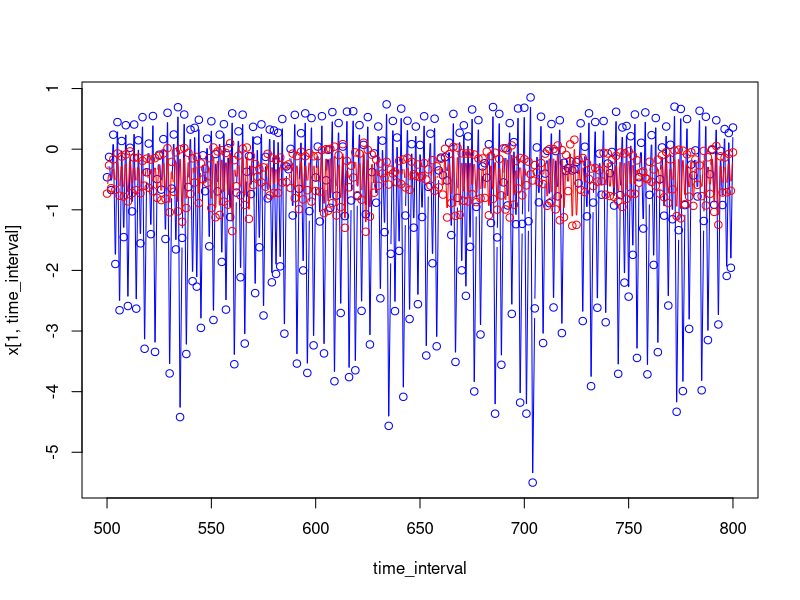
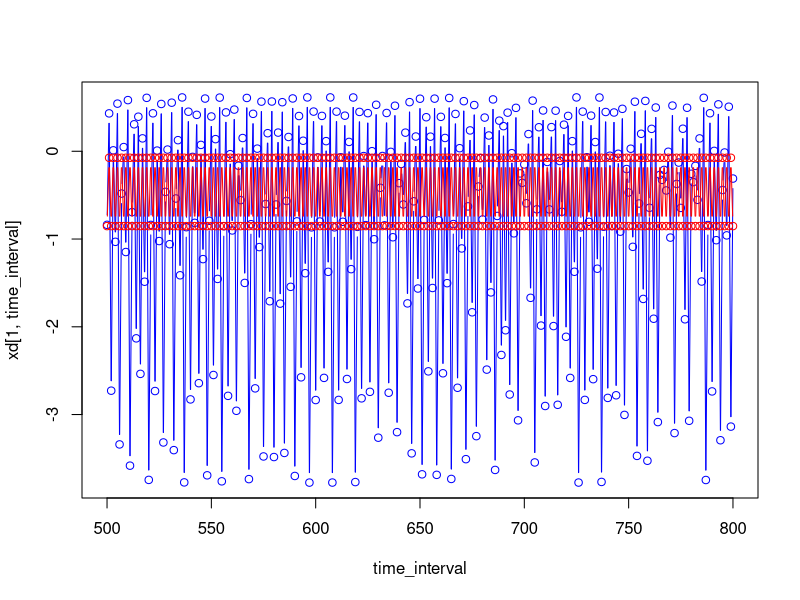
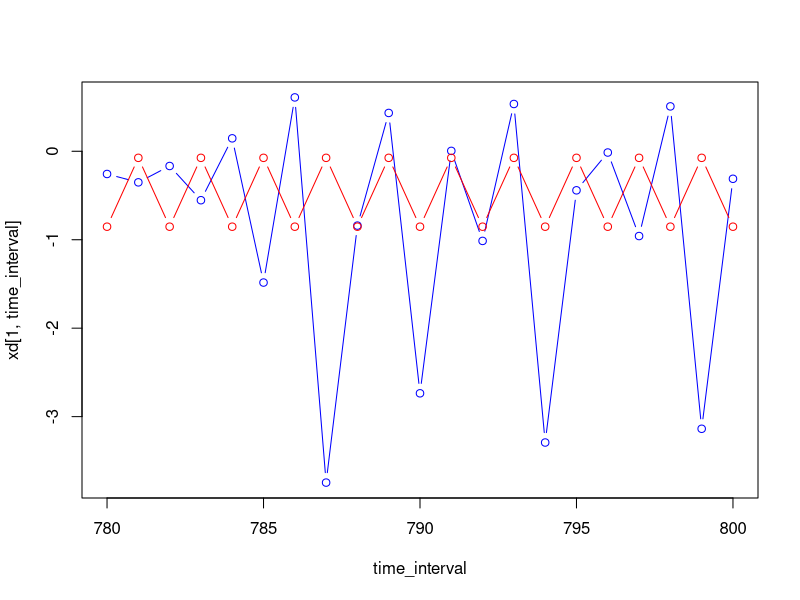

Write R code to recreate these figures, in order.
### FB 24/04/2019 -- Dominant lyapunov exponent code, following Dennis et al. 2001
### [Dennis, B., Desharnais, R. A., Cushing, J. M., Henson, S. M., & Costantino, R. F. (2001). Estimating chaos and complex dynamics in an insect population. Ecological Monographs, 71(2), 277-303.]
### Computes Lyapunov exponents for our stochastic two-species competition model

### In that case, the Jacobian is calculated on the log-scale so the model output should be on the logscale too

rm(list=ls())
graphics.off()

# Parameters
r = c(3,2.1) #max growth rate  
a = matrix(c(-4,-0,-0,-3.1),2,2,byrow=TRUE) #interaction parameters
sigma = 0.1 #Note: we have sigma=0.1 and not sigma^2 which is 0.01

### 1. Simulation of the model for a long time
tmax = 10000
x=matrix(0,nrow=2,ncol=tmax)
xd=matrix(0,nrow=2,ncol=tmax) # deterministic sim. 

x[,1] = c(0,0.1)
xd[,1] = c(0,0.1)


for (t in 1:(tmax-1)){
  x[,t+1] = x[,t] + r + a %*% exp(x[,t]) + rnorm(2,0,sigma)# Ricker compet model on the log-scale
  xd[,t+1] = xd[,t] + r + a %*% exp(xd[,t])  # Ricker compet model on the log-scale
  #x[,t+1] = x[,t] + r + a %*% exp(x[,t]) + rnorm(2,0,sqrt(0.1))# More noise
}

# Check time series by plotting a subset
time_interval = 500:800
plot(time_interval,x[1,time_interval],type="b",col="blue")
lines(time_interval,x[2,time_interval],type="b",col="red")
#OK

# Plotting deterministic version
plot(time_interval,xd[1,time_interval],type="b",col="blue")
lines(time_interval,xd[2,time_interval],type="b",col="red")
# Zoom
time_interval = 780:800
plot(time_interval,xd[1,time_interval],type="b",col="blue")
lines(time_interval,xd[2,time_interval],type="b",col="red")
# The det. attractor is a two cycle for species 2 -> with a negative deterministic LE
# The det. attractor may be an invariant loop for species 1. 

### 2. Definition of the Jacobian
Jacobian <-function(x,a){
  J = matrix(0,2,2)
  J[1,1] = 1 + a[1,1]*exp(x[1])
  J[1,2] = a[1,2]*exp(x[2])
  J[2,1] = a[2,1]*exp(x[1])
  J[2,2] = 1 + a[2,2]*exp(x[2])
  return(J)
}

### 3. LE computation
# for the two species independently, since these are independent. 

#Initializing
s1=s2=rep(1,tmax)
s1deter=s2deter=rep(1,tmax)
J1 = Jacobian(x[,1],a)
J1d = Jacobian(xd[,1],a)

s1[1]=abs(J1[1,1]);
s2[1]=abs(J1[2,2]);
s1deter[1]=abs(J1d[1,1]);
s2deter[1]=abs(J1d[2,2]);

for (t in 2:tmax){
  J = Jacobian(x[,t],a)
  Jd = Jacobian(xd[,t],a)
  s1[t] = abs(J[1,1]);
  s2[t] = abs(J[2,2]);
  s1deter[t] = abs(Jd[1,1]);
  s2deter[t] = abs(Jd[2,2]);
}

LE1=(1/tmax)*sum(log(s1));
LE2=(1/tmax)*sum(log(s2));

LEd1=(1/tmax)*sum(log(s1deter));
LEd2=(1/tmax)*sum(log(s2deter));

LE1 #positive
LE2 #negative

LEd1 #pos., beginning of chaos
LEd2 #should be negative since this is a two-cycle

